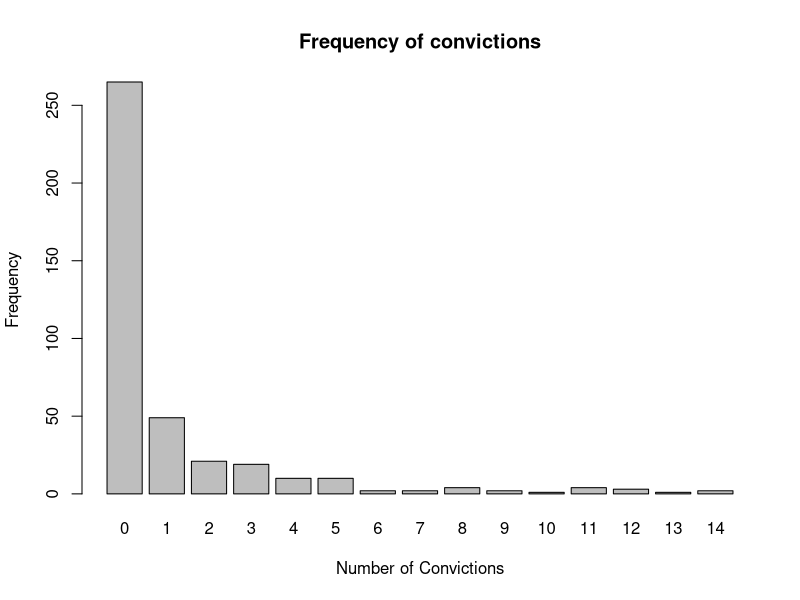
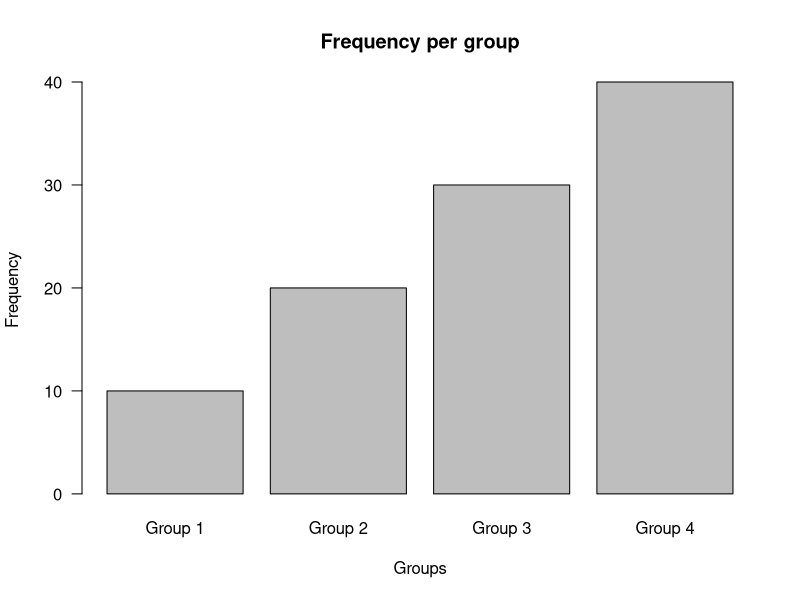

Generate these figures, in order, with R:
# Maximilian Kahn - R Problem Set 1
#
# Problem 1
#
# a. Number of sexual partners in a year: numerical/discrete
# b. Petal area of rose flowers: numerical/continuous
# c. Heart beats per minute of a Tour de France cyclist, averaged over the duration
# of the race: numerical/continuous
# d. Birth weight: numerical/continuous
# e. Stage of fruit ripeness (e.g., underripe, ripe, or overripe): categorical/ordinal
# f. Angle of flower orientation relative to position of the sun: numerical/continuous 
# g. Tree species: categorical/nominal
# h. Year of birth: numerical/discrete 
# i. Gender: categorical/nominal

# Problem 2
# 
# a. Such a decision would skew the data to people who still have a home phone -
# such people might be older since younger people tend to only have a cell phone.
# 
# b. equal chance of being selected
# 
# c. accuracy
#
# Problem 3
# 
# a. explanatory variable: possessing mutation in vkorc1 gene
#    response variable: survival
#   
# b. explanatory variable: the type of treatment
#    response variable: anxiety scores
#    
# c. explanatory variable: sensitivity to images of appetizing food
#    response variable: activity of fronto–striatal–amygdala–midbrain
#    
# d. explanatory variable: amount of endostatin dosage
#    response variable: level of growth of tumors
#
# Problem 4
# 
# a. observational study
# 
# b. experimental study
# 
# c. observational study
# 
# d. experimental study
#
# Problem 5
# 
# a. A frequency distribution table
# 
# b. One variables: number of convictions
# 
# c. 21 boys had exactly two convictions
# 
# d. 265/395
# 
# e. A bar graph is appropriate because we can compare the frequency as a function of the number of
# convictions easily. (Bar graphs do a good job displaying ordinal categorical data, which is the 
# kind of data we have).

# create the data for the plot
num.convictions = c(0:14)
frequency1 = c(265,49,21,19,10,10,2,2,4,2,1,4,3,1,2)

# plot the data in a bar graph
barplot(frequency1, names.arg=num.convictions,xlab="Number of Convictions",
        ylab="Frequency",main="Frequency of convictions")

# f. The graph follows a "hockey stick" shape. The graph is heavily skewed to the right.
# The graph is unimodal with a clear peak at 0 convictions. The mode (the most
# frequent value) is 2. I don't think there are any clear outliers in this dataset.
# Some may think that having 4 boys having 11 convictions is an outlier given that 
# only 1 boy has 10 convictions but I would not call this an outlier, I would just 
#say that this is an expected result from sampling only a few hundred individuals.

# g. There are certain aspects of the study that suggest it was not really a random
# sample. For one thing, all the schools were near the research office (they would all
# have been subject to the same local environment). Also If one individual was involved 
#in crime, it would probably be more likely that others would be as well.

# Problem 6
# 
# a. Making the plot 3D makes it really hard to match the value of each group to a frequency. 
# Having each group represented as a cone adds another layer of implied semantics that does 
# not actually exist. Why cones? What do they mean?
#   
# b. The fact that the cones have points makes it really difficult to match the tips of the cones
# to values. Also the colour scheme seems to be pretty arbitrary and communicates to the viewer
# that the creator of the graph did not think very hard about the meaning of the graph. Finally, it is
#hard to read the labels because the font is so small.

# c. Improving on the graph.

# create the data for the plot
frequency2 = c(10,20,30,40)
groups = c("Group 1", "Group 2", "Group 3", "Group 4")

# plot the data in a bar graph, las = 1 puts group names horizontal
# while las = 2 puts group names horizontal.
a <- barplot(frequency2, names.arg=groups, xlab="Groups",
        ylab="Frequency", main="Frequency per group",las = 1)


